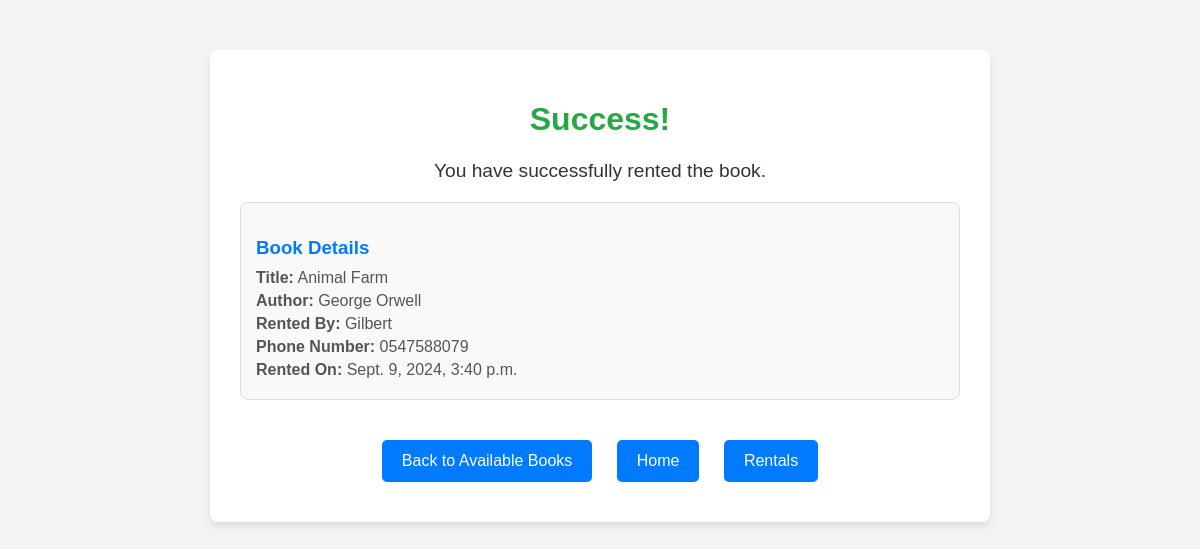
Screenshot of /bookrentalstore/rental_success/25/25/ (signed in) with the database file from the repository.
### bookrentalstore/models.py (models this page shows, shortened)
class Book(models.Model):
    title = models.CharField(max_length=200)
    author = models.CharField(max_length=200)
    available = models.BooleanField(default=True)
    pdf = models.FileField(upload_to='pdfs/', null=True, blank=True)

class Rental(models.Model):
    user_name = models.CharField(max_length=100)
    user = models.ForeignKey(User, on_delete=models.CASCADE,null=True,blank=True)
    phone_number = models.CharField(max_length=15)
    book = models.ForeignKey(Book, on_delete=models.CASCADE)
    due_date = models.DateTimeField(default=timezone.now() + timedelta(days=14))
    rented_on = models.DateTimeField(default=timezone.now)
    returned = models.BooleanField(default=False)

### bookrentalstore/views.py (the view)
# urls.py: path('rental_success/<int:book_id>/<int:rental_id>/',rental_success, name='rental_success'),
@login_required(login_url='login')
def rental_success(request, book_id,rental_id):
    book = get_object_or_404(Book, id=book_id)
    rental = get_object_or_404(Rental, id=rental_id)
    context = {
        'book':book,
        'rental':rental
    }
    return render(request, 'bookrentalstore/rental_success.html',context)

### bookrentalstore/templates/bookrentalstore/rental_success.html (shortened to what this page needs)
<!DOCTYPE html>
<html lang="en">
<head>
</head>
<body>
<div class="container">
    <h1>Success!</h1>
    <p class="success-message">You have successfully rented the book.</p>
    <div class="book-details">
        <h3>Book Details</h3>
        <p><strong>Title:</strong> {{ book.title }}</p>
        <p><strong>Author:</strong> {{ book.author }}</p>
        <p><strong>Rented By:</strong> {{ rental.user_name }}</p>
        <p><strong>Phone Number:</strong> {{ rental.phone_number }}</p>
        <p ><strong>Rented On:</strong> {{ rental.rented_on }}</p>
    </div>
    <div class="button-group">
        <a href="{% url 'available_books' %}" class="button">Back to Available Books</a>
        <a href="{% url 'index' %}" class="button">Home</a>
        <a href="{% url 'user_rentals' %}" class="button">Rentals</a>
    </div>
</div>
</body>
</html>

### bookrentalstore/templates/bookrentalstore/rental_success.html (style rules this page uses)
body { font-family: Arial, sans-serif; background-color: #f4f4f4; margin: 0; padding: 0; }
.container { width: 60%; margin: 50px auto; background-color: #fff; border-radius: 8px; padding: 30px; box-shadow: 0 4px 8px rgba(0, 0, 0, 0.1); text-align: center; }
h1 { color: #28a745; }
.success-message { font-size: 1.2em; margin-bottom: 20px; color: #333; }
.book-details { margin: 20px 0; padding: 15px; border: 1px solid #ddd; border-radius: 8px; background-color: #f9f9f9; text-align: left; }
.book-details h3 { color: #007BFF; margin-bottom: 10px; }
.book-details p { margin: 5px 0; color: #555; }
.button-group { margin-top: 30px; }
.button { display: inline-block; padding: 12px 20px; margin: 10px; background-color: #007BFF; color: #fff; text-decoration: none; border-radius: 5px; transition: background-color 0.3s; }

### rows the page displays
Book: title "Animal Farm", author "George Orwell"
Rental: user_name "Gilbert", phone_number "0547588079", rented_on "Sept. 9, 2024, 3:40 p.m."
